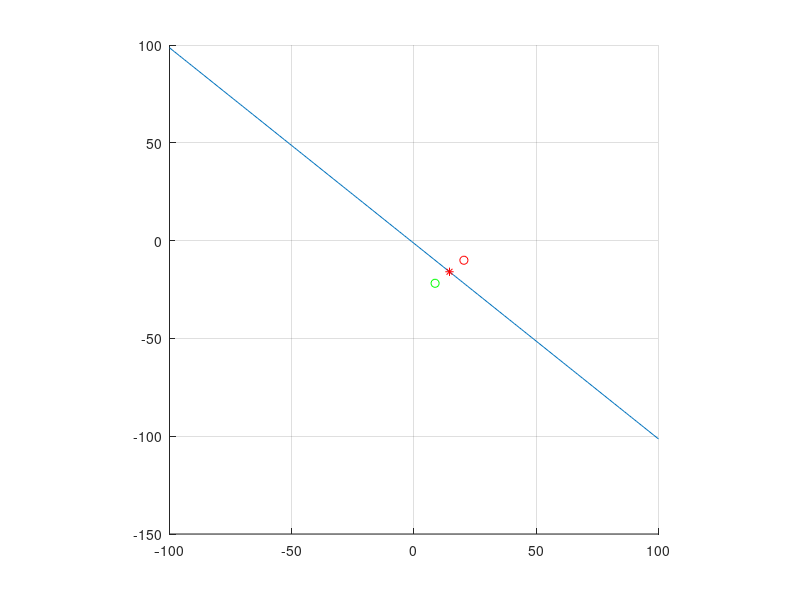

MATLAB code to generate this figure:
close all
% ax + by + c = 0; a^2 + b^2 = 1

a = 1; b = 1; c = 1;
norm_ab = sqrt(a^2 + b^2);
a = a/norm_ab;
b = b/norm_ab;

x = -100:100;
y = -(c + a*x)/b;
asd = [x(1);y(1)]-[x(10);y(10)]; % directional vector

xx = 100*(rand(1)-0.5);
yy = 100*(rand(1)-0.5);
M = [a b; b -a];
intersection = M*[-c; b*xx - a*yy];

v = intersection - [xx;yy];
rfl = v + intersection;
zxc = [xx;yy] - rfl;


figure
hold on
grid on
axis square
plot(x,y)
plot(xx,yy,'ro')
plot(intersection(1),intersection(2),'r*')
plot(rfl(1),rfl(2),'go')

